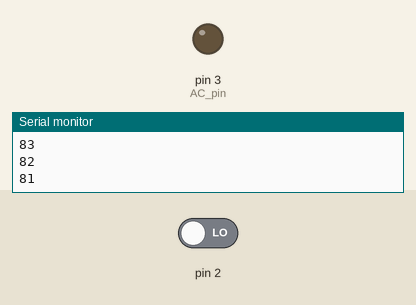
Recording of a sketch running on a simulated Arduino Uno, built with avr-gcc and run on an emulated ATmega328P. Parts: output pins drawn as LEDs (lit = HIGH), the last lines printed to the serial monitor. Inputs (shaded band) come from the test bench; at power-on: pin 2 LOW.

Above: at 1.2 s.
1.3 s: pin 2 driven HIGH
At 2.3 s:
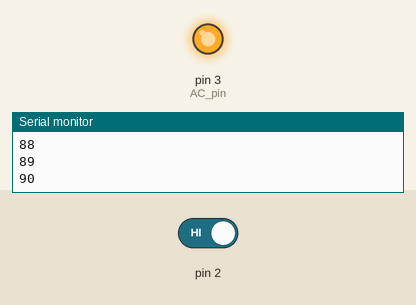
Timing chart, 0 to 4.3 s (numbered marks = the images above; inputs shaded):
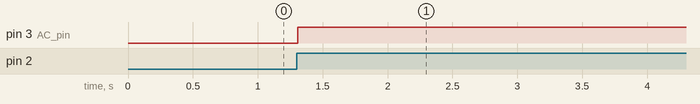

Measured:
- after the input at 1.3 s, pin 3 (AC_pin): LOW → HIGH at once

The sketch:

dimmer_moc3021.ino
```cpp
#include <TimerOne.h>           // Avaiable from http://www.arduino.cc/playground/Code/Timer1

volatile int i=0;               // Variable to use as a counter
volatile boolean zero_cross=0;  // Boolean to store a "switch" to tell us if we have crossed zero
int AC_pin = 3;                 // Output to Opto Triac
int buton1 = 4;                 // first button at pin 4
int buton2 = 5;                 // second button at pin 5
int dim2 = 0;                   // led control
int dim = 0;                  // Dimming level (0-128)  0 = on, 128 = 0ff
int pas = 8;                    // step for count;
// version: 4m7 (15.04.2013 - Craiova, Romania) - 16 steps, 4 button & LED blue to red (off to MAX)
// version: 7m3 (22.01.2014 - Craiova, Romania) - 16 steps, 2 button & LCD1602

int freqStep = 90;    // This is the delay-per-brightness step in microseconds for 50Hz (change the value in 65 for 60Hz)


void setup() {  // Begin setup
  Serial.begin(9600);
  pinMode(buton1, INPUT);  // set buton1 pin as input
  pinMode(buton2, INPUT);  // set buton1 pin as input
  pinMode(AC_pin, OUTPUT);                          // Set the Triac pin as output
  attachInterrupt(0, zero_cross_detect, RISING);    // Attach an Interupt to Pin 2 (interupt 0) for Zero Cross Detection
  Timer1.initialize(freqStep);                      // Initialize TimerOne library for the freq we need
  Timer1.attachInterrupt(dim_check, freqStep);
  // Use the TimerOne Library to attach an interrupt

}

void zero_cross_detect() {
  zero_cross = true;               // set the boolean to true to tell our dimming function that a zero cross has occured
  i=0;
  digitalWrite(AC_pin, LOW);
}

// Turn on the TRIAC at the appropriate time
void dim_check() {
  if(zero_cross == true) {
    if(i>=dim) {
      digitalWrite(AC_pin, HIGH);  // turn on light
      i=0;  // reset time step counter
      zero_cross=false;    // reset zero cross detection
    }
    else {
      i++;  // increment time step counter
    }
  }
}

void loop() {
  dimS( 70,  79,  89);
  dimD( 50,  88,  79);
  delay(500);
  dimS( 110,  87,  102); // night
  dimD( 70,  101,  75);
  delay(700);
  dimS( 90,  79,  89);
  dimD( 70,  88,  79);
  delay(500);
  dimS( 110,  79,  89);
  dimD( 50,  88,  79);
  delay(500);

// for (int i=105; i >= 70; i--){
//    dim=i;
//    delay(90);
//      Serial.println(dim);
//  }

 // for (int i=128; i >= 5; i--){
//    dim=106;
//    delay(10);
//   }
}

void dimS(int del, int on, int off) {
   for (int i=on; i <= off; i++){
    dim=i;
    delay(del);
      Serial.println(dim);
  }
  }
void dimD(int del, int on, int off) {
   for (int i=on; i >= off; i--){
    dim=i;
    delay(del);
      Serial.println(dim);
  }
  }
```
